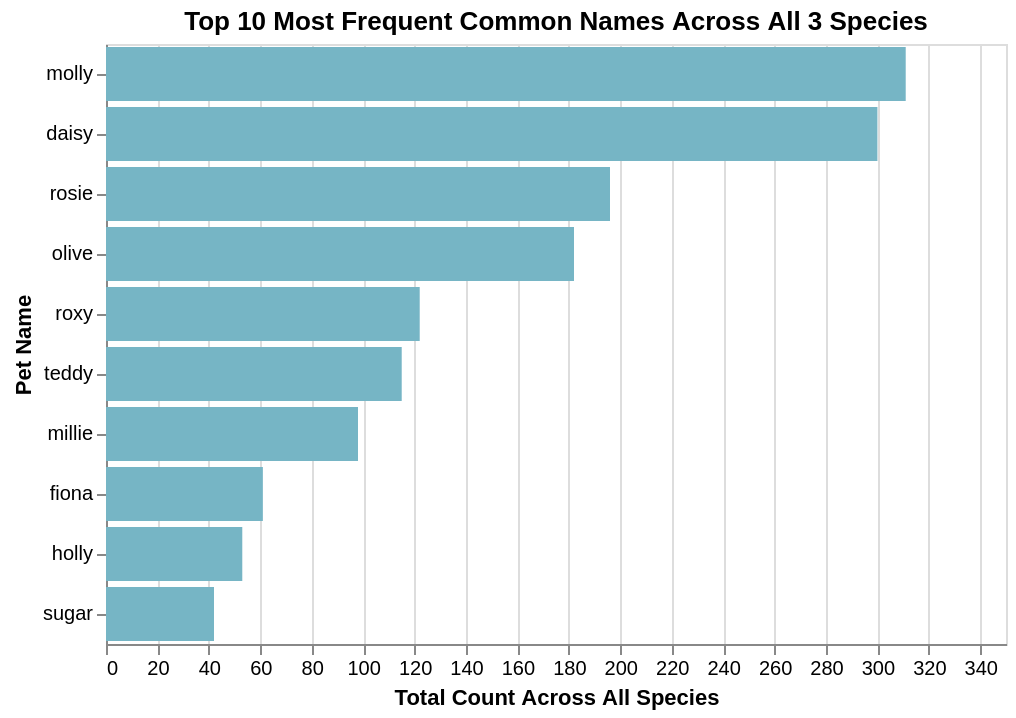

Notebook code cell kept with this figure:
### Code cell
pets['Name_clean'] = pets['AnimalsName'].str.lower().str.strip()

# Count species per name
name_species_groups = pets.groupby('Name_clean')['Species'].nunique()

# Names that appear in all 3 species
common_names = name_species_groups[name_species_groups == 3].index

# Filter dataset to only those
common_df = pets[pets['Name_clean'].isin(common_names)]

# Count total frequencies across species
common_freq = common_df['Name_clean'].value_counts().reset_index()
common_freq.columns = ['Name', 'Count']
top5_common = common_freq.head(10)

alt.Chart(top5_common).mark_bar(color="#76b5c5").encode(
    x=alt.X('Count:Q', title='Total Count Across All Species'),
    y=alt.Y('Name:N', sort='-x', title='Pet Name'),
    tooltip=['Name', 'Count']
).properties(
    width=450,
    height=300,
    title='Top 10 Most Frequent Common Names Across All 3 Species'
)

### Figure 1 — Vega-Lite specification as saved in the notebook (floating-point values rounded to 4 significant figures)
{"config": {"view": {"continuousWidth": 300, "continuousHeight": 300}}, "data": {"name": "data-c4e5df2b2aebc65f52f965cbb139fde4"}, "mark": {"type": "bar", "color": "#76b5c5"}, "encoding": {"tooltip": [{"field": "Name", "type": "nominal"}, {"field": "Count", "type": "quantitative"}], "x": {"field": "Count", "title": "Total Count Across All Species", "type": "quantitative"}, "y": {"field": "Name", "sort": "-x", "title": "Pet Name", "type": "nominal"}}, "height": 300, "title": "Top 10 Most Frequent Common Names Across All 3 Species", "width": 450, "$schema": "https://vega.github.io/schema/vega-lite/v5.8.0.json", "datasets": {"data-c4e5df2b2aebc65f52f965cbb139fde4": [{"Name": "molly", "Count": 311}, {"Name": "daisy", "Count": 300}, {"Name": "rosie", "Count": 196}, {"Name": "olive", "Count": 182}, {"Name": "roxy", "Count": 122}, {"Name": "teddy", "Count": 115}, {"Name": "millie", "Count": 98}, {"Name": "fiona", "Count": 61}, {"Name": "holly", "Count": 53}, {"Name": "sugar", "Count": 42}]}}
